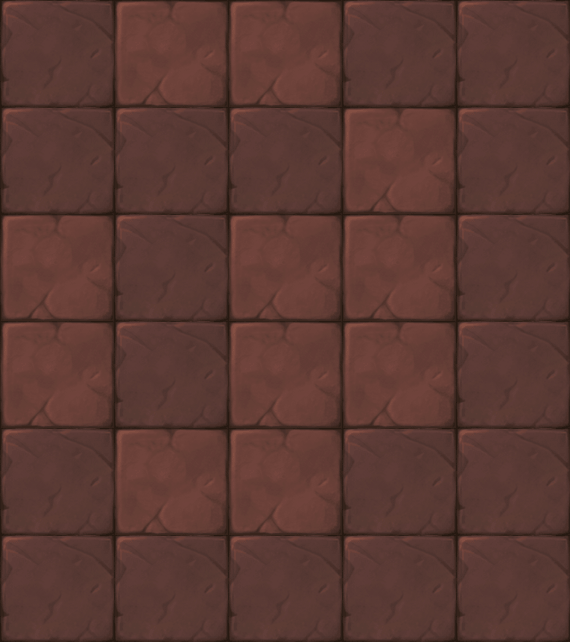

Below is a game level as drawn by its tile map, then a one-line description and the .tmx that defines it (tile-layer data replaced by summaries):
An orthogonal 5x6 tile map with 114x107 px tiles, 1 tile layer (块层 1).

<map version="1.0" orientation="orthogonal" width="5" height="6" tilewidth="114" tileheight="107">
 <tileset firstgid="1" name="map033" tilewidth="114" tileheight="107">
  <image source="map033.png" width="228" height="107" />
 </tileset>
 <layer name="块层 1" width="5" height="6">
  <data>[30 cells, 30 non-empty, 2 distinct tile ids]</data>
 </layer>
</map>
